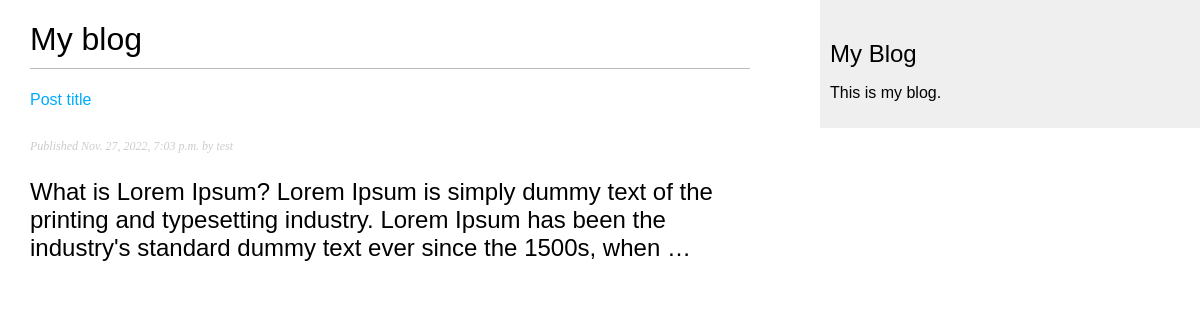
Screenshot of /blog/ with the database file from the repository.
### blog/models.py (models this page shows, shortened)
class Post(models.Model):
    STATUS_CHOICES = (
        ('draft', 'Draft'),
        ('published', 'Published')
    )
    title = models.CharField(max_length=255)
    slug = models.SlugField(max_length=255)
    author = models.ForeignKey(User, on_delete=models.CASCADE, related_name='blog_posts')
    body = models.TextField()
    publish = models.DateTimeField(default=timezone.now)
    created = models.DateTimeField(auto_now_add=True)
    updated = models.DateTimeField(auto_now=True)
    status = models.CharField(
        max_length=10,
        choices=STATUS_CHOICES, default='draft')
    class Meta:
        ordering = ('-publish',)
    objects = models.Manager()
    published = PublishedManager()
    def get_absolute_url(self):
        return reverse('blog:post_detail',
                       args=[
                           self.publish.year,
                           self.publish.month,
                           self.publish.day,
                           self.slug,
                       ])

### blog/views.py (the view)
# urls.py: path('', views.post_list, name='post_list'),
def post_list(request):
    posts = Post.published.all()
    return render(request, 'blog/post/list.html', {'posts': posts})

### blog/models.py (called while the page is built)
    def get_queryset(self):
        return super(PublishedManager, self).get_queryset().filter(status='published')

### blog/templates/blog/post/list.html (shortened to what this page needs)
{% extends "blog/base.html" %}
{% block content %}
    <h1>My blog</h1>
    {% for post in posts %}
        <a href="{{ post.get_absolute_url }}">
            {{ post.title }}
        </a>
        <h2>
            <p class="date">
                Published {{ post.publish }} by {{ post.author }}
            </p>
            {{ post.body | truncatewords:30| linebreaks }}
        </h2>
    {% endfor %}
{% endblock %}

### blog/templates/blog/base.html (shortened to what this page needs)
{% load static %}
<!DOCTYPE html>
<html lang="en">
<head>
    <link href="{% static "css/blog.css" %}" rel="stylesheet">
</head>
<body>
<div id="content">
    {% block content %}
    {% endblock %}
</div>
<div id="sidebar">
    <h2>My Blog</h2>
    <p>This is my blog.</p>
</div>
</body>
</html>

### blog/static/css/blog.css (style rules this page uses)
body { margin: 0; padding: 0; font-family: helvetica, sans-serif; }
a { color: #00abff; text-decoration: none; }
h1 { font-weight: normal; border-bottom: 1px solid #bbb; padding: 0 0 10px 0; }
h2 { font-weight: normal; margin: 30px 0 0; }
#content { float: left; width: 60%; padding: 0 0 0 30px; }
#sidebar { float: right; width: 30%; padding: 10px; background: #efefef; height: 100%; }
p.date { color: #ccc; font-family: georgia, serif; font-size: 12px; font-style: italic; }

### rows the page displays
Post: title "Post title", publish "Nov. 27, 2022, 7:03 p.m.", author "test", body "What is Lorem Ipsum? Lorem Ipsum is simply dummy text of the printing and typesetting industry. Lorem Ipsum has been the industry's standard dummy text ever since the 1500s, when …"
